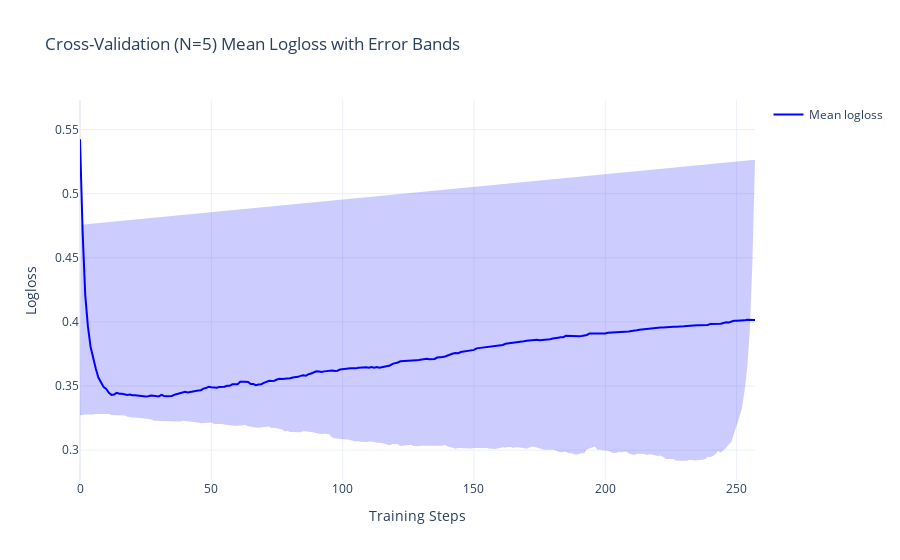
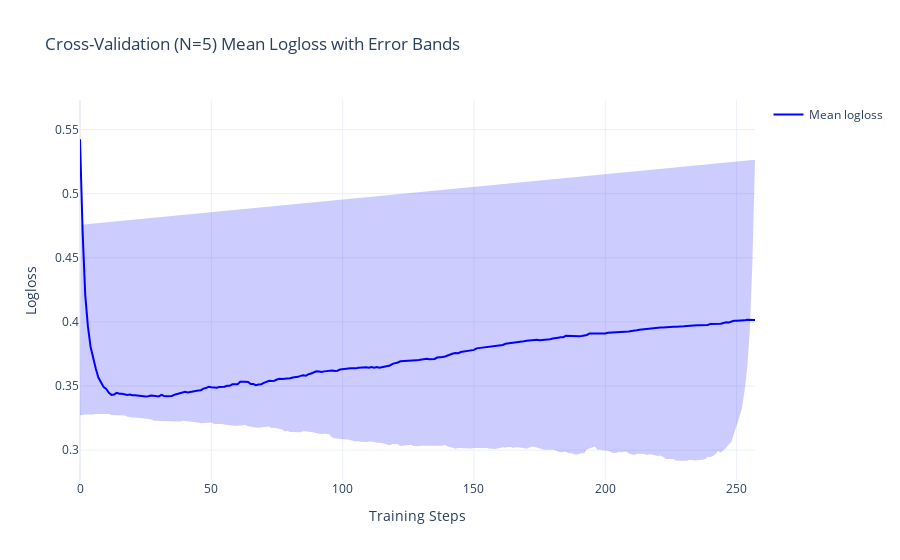

Notebook cell for these charts, in order:
### Code cell
plot_error_scatter(
    cv_results,
    x="iterations",
    y="test-Logloss-mean",
    err="test-Logloss-std",
    name="Mean logloss",
    title="Cross-Validation (N=5) Mean Logloss with Error Bands",
    xtitle="Training Steps",
    ytitle="Logloss",
)

### Figure 1 — Plotly figure (JSON) as saved in the notebook; plotly's stock layout.template omitted (floating-point values rounded to 4 significant figures; data arrays with more than 128 entries replaced by an {"elided": "..."} marker saying what was removed)
{"data": [{"line": {"color": "blue"}, "mode": "lines", "name": "Mean logloss", "type": "scatter", "x": {"elided": "258 int values"}, "y": {"elided": "258 float values"}}, {"fill": "toself", "fillcolor": "rgba(0, 0, 255, 0.2)", "line": {"color": "rgba(255, 255, 255, 0)"}, "showlegend": false, "type": "scatter", "x": {"elided": "516 float values"}, "y": {"elided": "516 float values"}}], "layout": {"title": {"text": "Cross-Validation (N=5) Mean Logloss with Error Bands"}, "xaxis": {"title": {"text": "Training Steps"}}, "yaxis": {"title": {"text": "Logloss"}}}}

### Figure 2 — Plotly figure (JSON) as saved in the notebook; plotly's stock layout.template omitted (floating-point values rounded to 4 significant figures; data arrays with more than 128 entries replaced by an {"elided": "..."} marker saying what was removed)
{"data": [{"line": {"color": "blue"}, "mode": "lines", "name": "Mean logloss", "type": "scatter", "x": {"elided": "258 int values"}, "y": {"elided": "258 float values"}}, {"fill": "toself", "fillcolor": "rgba(0, 0, 255, 0.2)", "line": {"color": "rgba(255, 255, 255, 0)"}, "showlegend": false, "type": "scatter", "x": {"elided": "516 float values"}, "y": {"elided": "516 float values"}}], "layout": {"title": {"text": "Cross-Validation (N=5) Mean Logloss with Error Bands"}, "xaxis": {"title": {"text": "Training Steps"}}, "yaxis": {"title": {"text": "Logloss"}}}}
